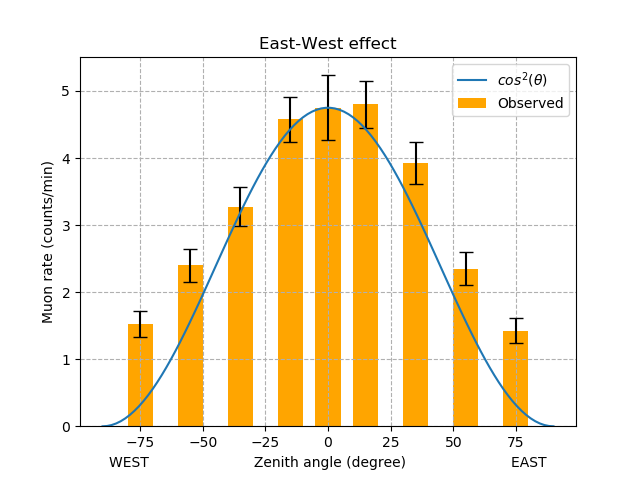

This figure's Python source:
import csv

counts = []
thetas = []
times = []

with open('EW.csv','r') as f:
    csvreader = csv.reader(f,delimiter='\t')
    skip = True
    for row in csvreader:
        if skip:
            skip=False
            continue
        thetas.append(int(row[0]))
        counts.append(int(row[1]))
        times.append(float(row[2]))

import matplotlib.pyplot as plt
import numpy as np
x = np.array(thetas)
y = np.array(counts)/np.array(times)
ey = np.sqrt(np.array(counts))/np.array(times)

plt.grid(ls='--')

plt.bar(x, y, yerr=ey, label ="Observed", width=10, capsize=5, color="orange")

plt.xlabel('WEST                        Zenith angle (degree)                        EAST')
plt.ylabel('Muon rate (counts/min)')
plt.title('East-West effect')

x_th = np.linspace(-90,90,100)
y_th = y[0]*np.cos(x_th/180*np.pi)**2
plt.plot(x_th,y_th,label=r"$cos^2(\theta)$")
plt.legend()

plt.show()
